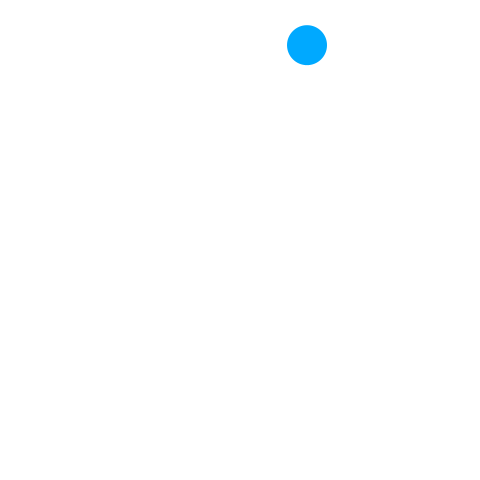
Frame 1 (no input)
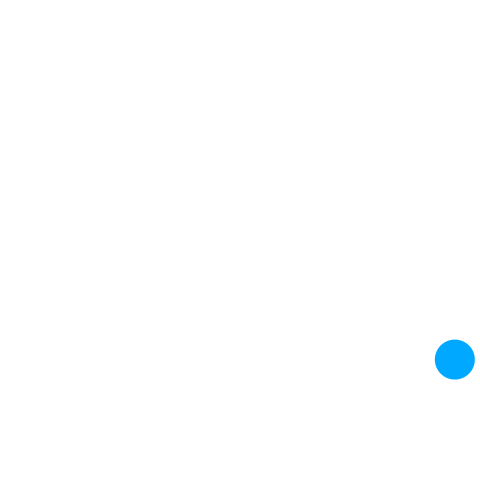
Frame 60 (the mouse pressed at the canvas centre just before this capture)
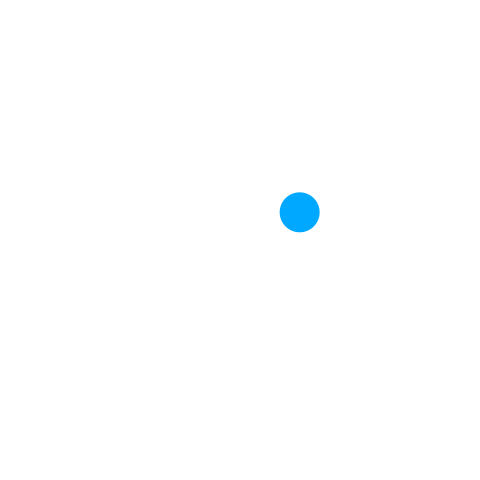
Frame 120 (the mouse held since frame 60 and released just before this capture)

The Processing sketch that drew these frames (run headless with seeded random() and noise(); from frame 60 on, the mouse is pressed at the canvas centre):

// Processing sketch: ballGravityChanging
// ── ballGravityChanging.pde
final float vx0min = -7;
final float vx0max = 3;
final float vy0min = 4;
final float vy0max = 10;
final float fps = 60;
final float d0 = 40;
final float hueMax = 360.0;

Ball ball0;

void setup() {
  frameRate(fps);
  size(480, 480);
  noStroke();
  colorMode(HSB, hueMax, 100, 100);
  fill(0, 0, 0);
  ball0 = new Ball();
  ball0.setD(d0);
  ball0.setX(random(ball0.getD() / 2, width - ball0.getD() / 2));
  ball0.setY(random(ball0.getD() / 2, height / 5));
  ball0.setVx(random(vx0min, vx0max));
  ball0.setVy(random(vy0min, vy0max));
}

void draw() {
  background(0, 0, 100);
  ball0.move();
  ball0.draw();
}

class Ball{
  final float gravity = 9.8 / fps;
  final float elas = 0.60;
  float d;
  float hue;
  float x;
  float y;
  float vx;
  float vy;
  boolean grav = true;
  
  float getD(){
    return d;
  }
  void setD(float d){
    this.d = d;
  }
  void setHue(float hue){
    this.hue = hue;
  }
  void setX(float x){
    this.x = x;
  }
  void setY(float y){
    this.y = y;
  }
  void setVx(float vx){
    this.vx = vx;
  }
  void setVy(float vy){
    this.vy = vy;
  }
  
  void move(){
    x  += vx;
    y  += vy;
    if (x < d / 2) {
      vx = - vx * elas;
      x = d / 2;
    } else if (x > width - d / 2) {
      vx = - vx  * elas;
      x = width - d / 2;
      grav = true;
    }
    if (y > height - d / 2) {
      vy = - vy * elas;
      y = height - d / 2;
      grav = false;
    } else if (y < d / 2) {
      vy = - vy * elas;
      y = d / 2;
    }
    if(grav){
      vy += gravity;
      hue = 200;
    }else{
      vx += gravity;
      hue = 0;
    }
  }
  void draw(){
    fill(hue, 100, 100);
    ellipse(x, y, d, d);
  }
}
